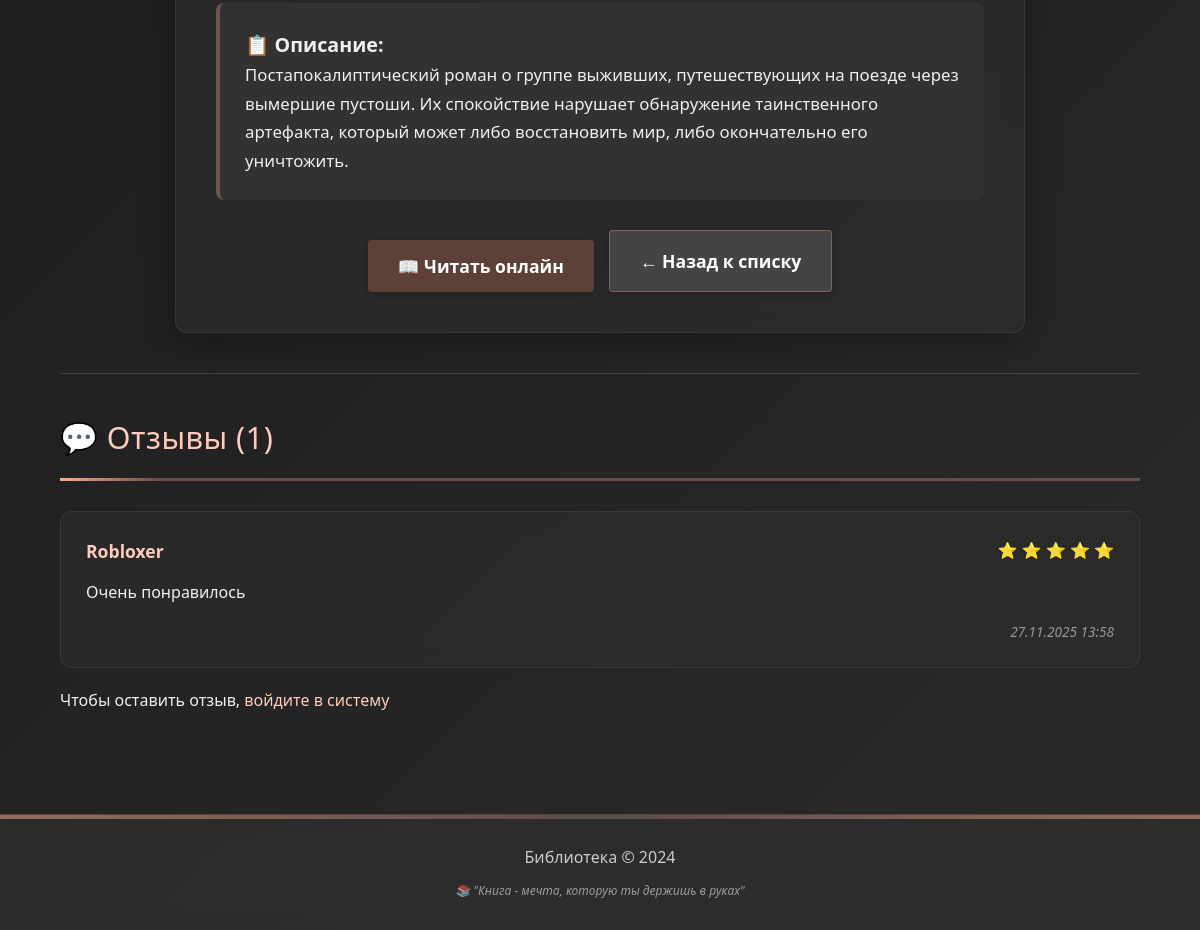
/book/5/ (lower part), run on an earlier commit of the app's database.
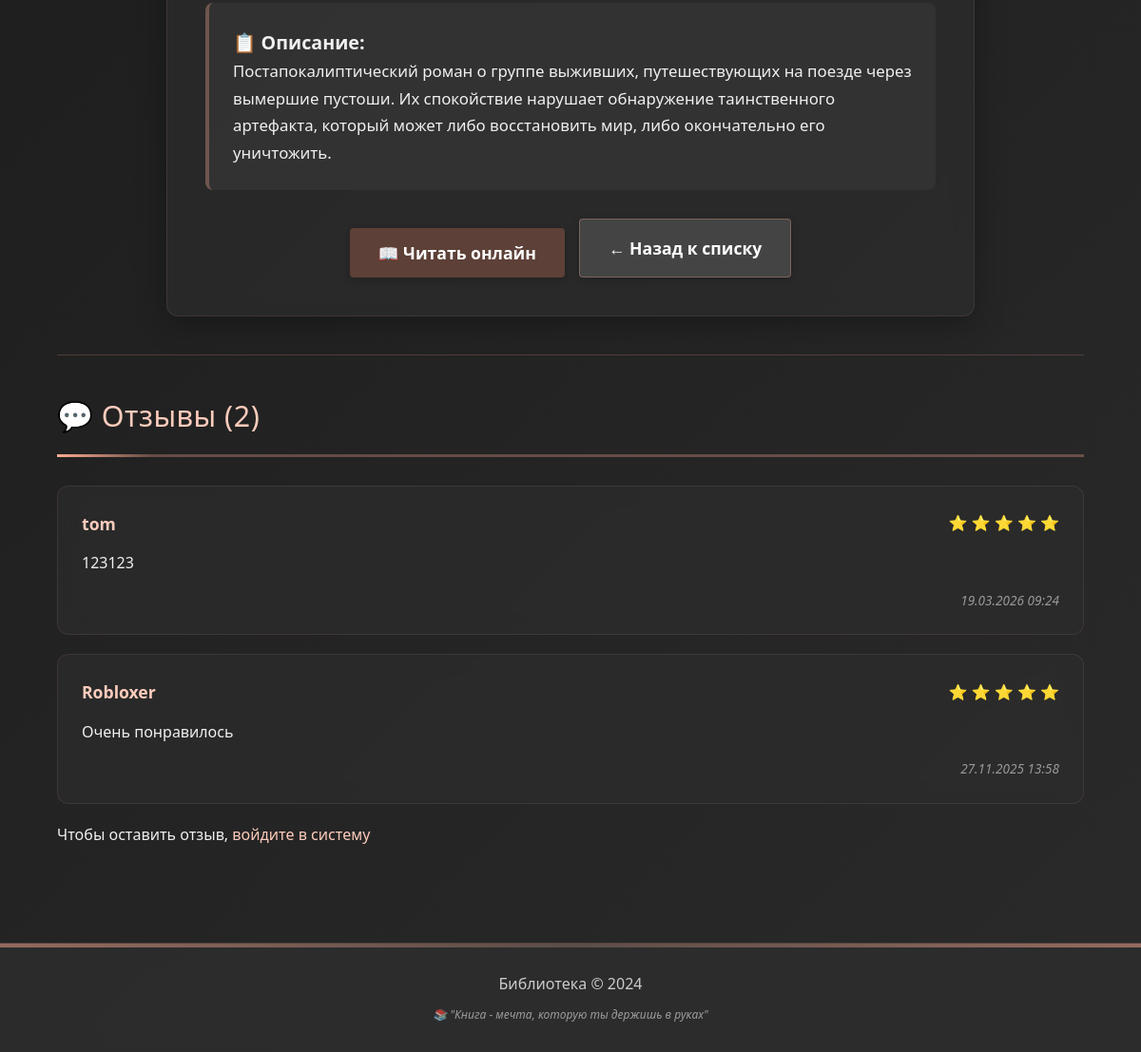
And on a later commit of the database.
### library/models.py (models this page shows)
class Review(models.Model):
    book = models.ForeignKey(Book, on_delete=models.CASCADE, verbose_name="Книга")
    user = models.ForeignKey(User, on_delete=models.CASCADE, verbose_name="Пользователь")
    rating = models.IntegerField(choices=[(i, i) for i in range(1, 6)], verbose_name="Рейтинг")
    text = models.TextField(verbose_name="Текст отзыва")
    created_at = models.DateTimeField(auto_now_add=True)
    class Meta:
        verbose_name = "Отзыв"
        verbose_name_plural = "Отзывы"
        unique_together = ['book', 'user']

### library/views.py (the view)
# urls.py: path('book/<int:book_id>/', views.book_detail, name='book_detail'),
def book_detail(request, book_id):
    book = get_object_or_404(
        Book.objects.select_related('author').prefetch_related('genres'),
        id=book_id
    )
    reviews = Review.objects.filter(book=book).select_related('user').order_by('-created_at')
    return render(request, 'book_detail.html', {
        'book': book,
        'reviews': reviews
    })

### library/templates/book_detail.html (shortened to what this page needs)
{% extends 'base.html' %}
{% block content %}
<div class="book-detail">
    <div class="book-info">
        {% if book.description %}
            <div class="book-description">
                <h3>📋 Описание:</h3>
                <p>{{ book.description|linebreaks }}</p>
            </div>
        {% endif %}
    <div class="book-actions" style="display: flex; gap: 15px; justify-content: center; margin-top: 30px; flex-wrap: wrap;">
        {% if book.file_url %}
            <a href="{{ book.file_url }}" target="_blank" class="btn btn-read" style="padding: 12px 30px; font-size: 1.1em;">📖 Читать онлайн</a>
        {% else %}
            <button class="btn btn-read" disabled style="padding: 12px 30px; font-size: 1.1em; opacity: 0.6;">📖 Читать (файл не доступен)</button>
        {% endif %}
        <a href="{% url 'book_list' %}" class="btn btn-back" style="padding: 12px 30px; font-size: 1.1em; background: #444; color: white; text-decoration: none; border-radius: 4px;">
            ← Назад к списку
        </a>
</div>
    </div>
</div>
<div class="reviews-section">
    <h3 class="section-title">💬 Отзывы ({{ reviews|length }})</h3>
    {% if reviews %}
        {% for review in reviews %}
        <div class="review-card">
            <div class="review-header">
                <span class="review-user">{{ review.user.username }}</span>
                <span class="review-rating">
                    {% for i in "12345" %}
                        {% if forloop.counter <= review.rating %}⭐{% else %}☆{% endif %}
                    {% endfor %}
                </span>
            </div>
            <div class="review-text">{{ review.text|linebreaks }}</div>
            <div class="review-date">{{ review.created_at|date:"d.m.Y H:i" }}</div>
        </div>
        {% endfor %}
    {% else %}
        <div class="no-data">Пока нет отзывов</div>
    {% endif %}
    {% if user.is_authenticated %}
    <div class="review-form">
        <h4>Оставить отзыв</h4>
        <form method="post" action="{% url 'add_review' book.id %}">
            {% csrf_token %}
            <div class="form-group">
                <label>Оценка:</label>
                <select name="rating" required>
                    <option value="">Выберите оценку</option>
                    <option value="5">5 ⭐⭐⭐⭐⭐</option>
                    <option value="4">4 ⭐⭐⭐⭐</option>
                    <option value="3">3 ⭐⭐⭐</option>
                    <option value="2">2 ⭐⭐</option>
                    <option value="1">1 ⭐</option>
                </select>
            </div>
            <div class="form-group">
                <label>Текст отзыва:</label>
                <textarea name="text" placeholder="Напишите ваш отзыв..." required></textarea>
            </div>
            <button type="submit" class="btn btn-read">Отправить отзыв</button>
        </form>
    </div>
    {% else %}
        <p>Чтобы оставить отзыв, <a href="{% url 'login' %}">войдите в систему</a></p>
    {% endif %}
</div>
{% endblock %}

What changed in the data, as far as the page shows it:
added Review: user.username "tom", rating 5 (drawn), text "123123", created_at "19.03.2026 09:24"
Also different on the page:
{{ reviews|length }}: "1" → "2"
